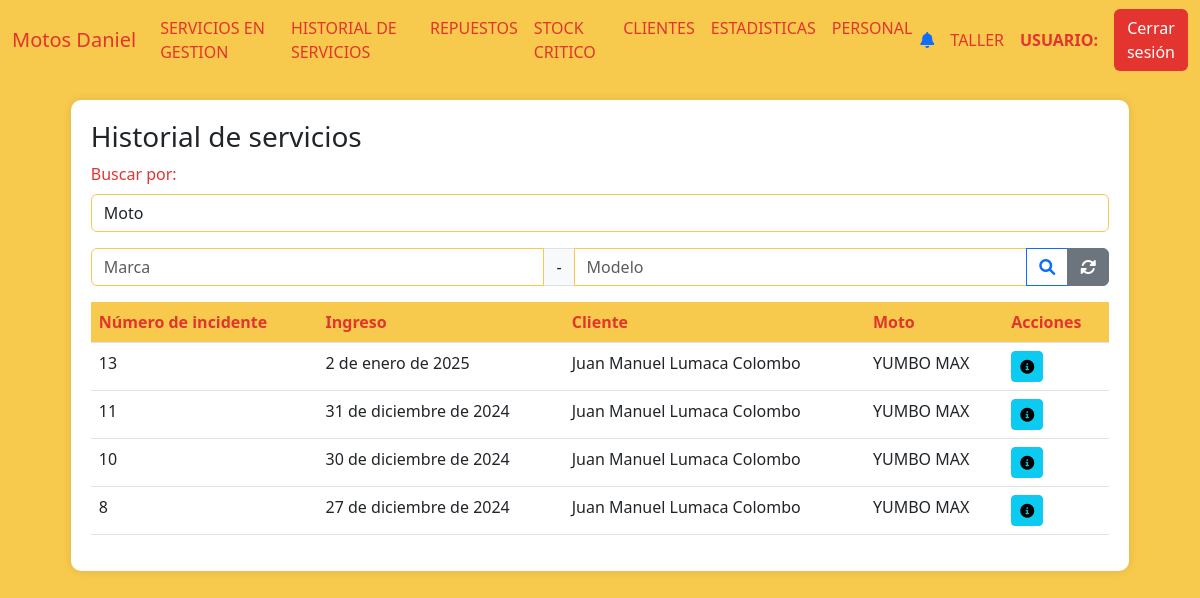
The page /historial_de_servicios on the database its author committed.
### AppUM/models.py (models this page shows)
class Servicios(models.Model):
    fecha_ingreso = models.DateField()
    descripcion_ingreso = models.TextField(null=True, blank=True)
    estado = models.CharField(max_length=20, blank=True)
    prioridad = models.CharField(max_length=20, blank=True)
    fecha_estimada_cierre = models.DateField(null=True)
    fecha_prox_servicio = models.DateField(null=True)
    km_prox_servicio = models.IntegerField(null=True)
    moto = models.ForeignKey(Moto, related_name='moto_servicio', on_delete=models.CASCADE)
    cliente = models.ForeignKey(Cliente, related_name='cliente_servicio', on_delete=models.CASCADE)
    dias = models.IntegerField(default=0)
    titulo = models.CharField(max_length=20, blank=True)
    precio = models.DecimalField(max_digits=10, decimal_places=2,default=0)

### AppUM/views.py (the view)
# urls.py: path('historial_de_servicios', views.historial_de_servicios,name="HistorialDeServicios"),
def historial_de_servicios(req):
    try:
        servicios_motos = (
        Servicios.objects
        .all()
        .select_related('moto', 'cliente')
        .filter(estado="Completado")
        .values(
            'id',
            'fecha_ingreso',
            'estado',
            'prioridad',
            'dias',
            'moto__marca',
            'moto__modelo',
            'cliente__nombre',
            'cliente__apellido'
           ).order_by('-fecha_ingreso')
        )
        datos = []
        for resultado in servicios_motos:
            mecanicos = MecanicosServicios.objects.filter(servicio_id=resultado['id'])
            datos.append({
            'servicio': resultado,
            })
        page_obj = funcion_paginas_varias(req,datos)
        return render(req,"perfil_taller/historial_de_servicios/historial_de_servicios.html",{"servicios":datos,"page_obj":page_obj})
    except Exception as e:
        pass

### AppUM/context_processors.py (called while the page is built)
def cantidad_solicitudes_no_leidas(req):
    if req.user.is_authenticated:
        usuario = req.user
        usuario_actual = Personal.objects.filter(usuario=usuario.username).first()
        notificaciones = NotificacionPersonal.objects.filter(personal=usuario_actual,leido=0).count()
    else:
        notificaciones = 0
    return {'notificaciones': notificaciones}

### AppUM/functions.py (called while the page is built)
def funcion_paginas_varias(req,instancia_model):
    paginator = Paginator(instancia_model, 5)  # 5 motos por página
    page_number = req.GET.get('page')  # Obtiene el número de página desde la URL
    page_obj = paginator.get_page(page_number)
    return page_obj

### AppUM/templates/perfil_taller/historial_de_servicios/historial_de_servicios.html (shortened to what this page needs)
{% extends "perfil_taller/padre_perfil_taller.html" %}
{% load static %}
{% block contenidoQueCambia %}
<link href="https://cdnjs.cloudflare.com/ajax/libs/font-awesome/6.0.0/css/all.min.css" rel="stylesheet">
<link href="https://cdn.jsdelivr.net/npm/bootstrap-icons@1.10.0/font/bootstrap-icons.css" rel="stylesheet">
<div class="table-container" id="inventarios">
    <h3>Historial de servicios</h3>
    <div class="mb-3">
        <label for="estado" class="form-label">Buscar por:</label>
        <select class="form-control" name="tipo_busqueda" id="tipo_busqueda" onchange="tipo_busqueda()">
            <option value="Moto">Moto</option>
        </select>
    </div>
    <form action="" enctype="multipart/form-data" method="get" id="busqueda_marca_modelo">
        <div class="input-group mb-3">
            <input type="text" class="form-control" name="marca_modelo" placeholder="Marca">
            <span class="input-group-text">-</span>
            <input type="text" class="form-control" name="modelo_marca" placeholder="Modelo">
            <button class="btn btn-outline-primary" type="submit">
                <i class="fas fa-search"></i>
            </button>
            <a href="{% url 'HistorialDeServicios' %}" class="btn btn-secondary">
                <i class="fas fa-sync-alt"></i>
            </a>
        </div>
    </form>
    <table class="table">
        <thead>
            <tr>
                <th>Número de incidente</th>
                <th>Ingreso</th>
                <th>Cliente</th>
                <th>Moto</th>
                <th>Acciones</th>
            </tr>
        </thead>
        <tbody>
            {% if page_obj %}
            {% for servicio in page_obj %}
                <tr>
                    <td>{{ servicio.servicio.id }}</td>
                    <td>{{ servicio.servicio.fecha_ingreso }}</td>
                    <td>{{ servicio.servicio.cliente__nombre }} {{ servicio.servicio.cliente__apellido }}</td>
                    <td>{{ servicio.servicio.moto__marca }} {{ servicio.servicio.moto__modelo }}</td>
                    <td>
                        <a href="{% url 'DetallesServicioCerrado' servicio.servicio.id %}"><button class="btn btn-sm btn-info"><i class="fas fa-info-circle"></i></button></a>
                    </td>
                </tr>
                {% endfor %}
                {% else %}
                <tr>
                    <td colspan="9" class="text-center text-muted">
                        No hay registros de servicios.
                    </td>
                </tr>
                {% endif %}
        </tbody>
    </table>
</div>
{% endblock %}

### AppUM/static/css/styles.css (style rules this page uses)
body { background-color: #f7ca4d; }
.form-label { color: #e3342f; }
.form-control { border-color: #f7ca4d; }
.table-container { background-color: #fff; border-radius: 10px; padding: 20px; box-shadow: 0px 0px 10px rgba(0, 0, 0, 0.1); margin: 20px auto; max-width: 90%; }
.table th { background-color: #f7ca4d; color: #e3342f; }

### rows shown on the page
Servicios: servicio.id "13", servicio.fecha_ingreso "2 de enero de 2025", servicio.cliente__nombre "Juan Manuel", servicio.cliente__apellido "Lumaca Colombo", servicio.moto__marca "YUMBO", servicio.moto__modelo "MAX"
Servicios: servicio.id "11", servicio.fecha_ingreso "31 de diciembre de 2024", servicio.cliente__nombre "Juan Manuel", servicio.cliente__apellido "Lumaca Colombo", servicio.moto__marca "YUMBO", servicio.moto__modelo "MAX"
Servicios: servicio.id "10", servicio.fecha_ingreso "30 de diciembre de 2024", servicio.cliente__nombre "Juan Manuel", servicio.cliente__apellido "Lumaca Colombo", servicio.moto__marca "YUMBO", servicio.moto__modelo "MAX"
Servicios: servicio.id "8", servicio.fecha_ingreso "27 de diciembre de 2024", servicio.cliente__nombre "Juan Manuel", servicio.cliente__apellido "Lumaca Colombo", servicio.moto__marca "YUMBO", servicio.moto__modelo "MAX"
